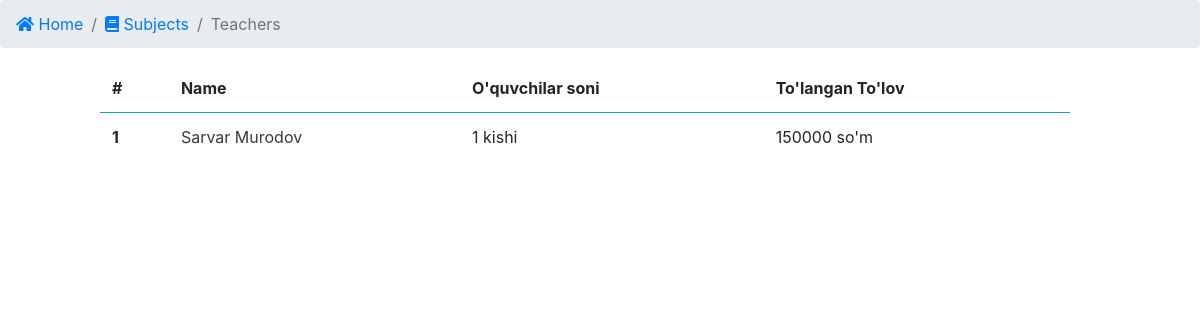
/profile/tea/3/ (signed in), run on an earlier commit of the app's database.
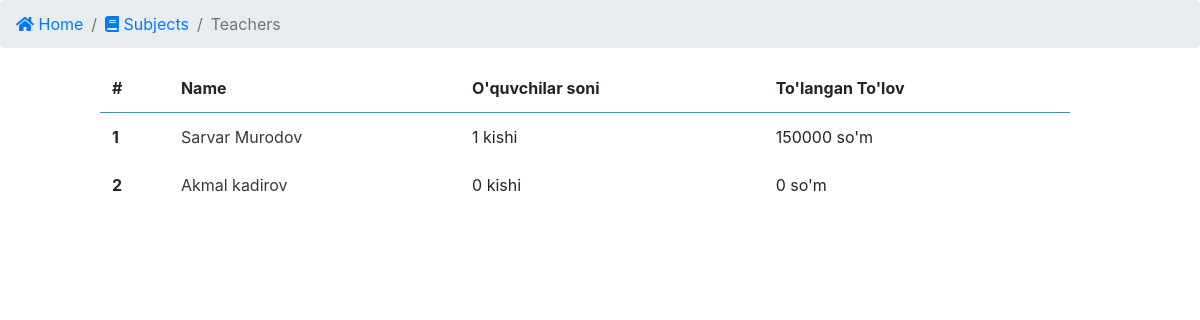
And on a later commit of the database.
### app/models.py (models this page shows, shortened)
class Teacher(models.Model):
    f_name = models.CharField(_("To'liq ismi"), max_length=100)
    subject = models.ForeignKey(Subject, verbose_name=_("O'qitadigan fani"), on_delete=models.CASCADE)
    address = models.CharField(_("Manzil"), max_length=100)
    phone_num = models.CharField(_("Telefon raqami"), max_length=9)
    level = models.CharField(_("Ilmiy darajasi"), max_length=100)
    sertificate = models.ImageField(_("Sertificate"), upload_to=f'sertificetes/teachers/', null=True, blank=True)
    experience = models.CharField(_("Tajribasi"), max_length=50)
    registred_time = models.DateTimeField(_("royhatga olingan vaqt"), auto_now_add=True)
    """Bitta fan uchun shu oyda qancha tolanganligini ko'rsatadi"""
    @property
    def this_month_payment(self):
        oy = int(datetime.now().month)
        payment = self.payment_set.all()
        this_month = []
        for i in payment:
            if i.payed_date.month == oy:
                this_month.append(i)
        total = sum([i.payment for i in this_month])
        return total
    """Bitta o'qituvchi qancha oylik olishligini ko'rsatadi"""
    """Hamma o'qituvchi qancha olishligini ko'rsatadi"""
    """Bitta O'qituvchida nechta o'quvchi borligini ko'rsatadi"""
    @property
    def self_students(self):
        student = self.student_set.all().count()
        return student

class Payment(models.Model):
    student = models.ForeignKey(Student, verbose_name=_("Talaba"), on_delete=models.CASCADE)
    subject = models.ForeignKey(Subject, verbose_name=_("Qaysi fan uchun"), on_delete=models.CASCADE)
    teacher = models.ForeignKey(Teacher, verbose_name=_("O'qituvchisi"), on_delete=models.CASCADE)
    payment = models.IntegerField(_("Tolov summasi"), default=0)
    payed_date = models.DateTimeField(_("To'langan vaqt"), auto_now_add=True)
    """Shu oyda qilingan barcha tolov"""
    """To'langan umumiy summa olish"""
    """O'qituvchilarga To'lanadigan umumiy summa"""
    """Centerning umumiy harajatlari"""
    """Shu oyda qilingan harajarlar"""
    """Centerga qoladigan soft foyda"""

### app/views.py (the view)
# urls.py: path("tea/<id_sub>/", Teachers, name="Teacher"),
def Teachers(request, id_sub):
    tea = Teacher.objects.filter(subject=id_sub)
    context = {
        'tea':tea,
        'id_sub':id_sub,
    }
    return render(request, 'sections/teachers.html', context)

### app/templates/sections/teachers.html (shortened to what this page needs)
{% extends "index.html" %}
{% block content %}
<nav aria-label="breadcrumb">
    <ol class="breadcrumb">
        <li class="breadcrumb-item"><a href="{% url 'app:Home'  %}"><i class="fas fa-home"></i> Home</a></li>
        <li class="breadcrumb-item"><a href="{% url 'app:Subject' %}"><i class="fas fa-book"></i> Subjects</a></li>
        <li class="breadcrumb-item active" aria-current="page">Teachers</li>
    </ol>
</nav>
<div class="container1">
    <div class="row" style="margin-right: 15px;">
        <div class="col-md-10 m-auto">
            <table class="table table-hover table-borderless">
                <thead class="border-bottom border-info">
                    <tr>
                        <th scope="col">#</th>
                        <th scope="col">Name</th>
                        <th scope="col">O'quvchilar soni</th>
                        <th scope="col">To'langan To'lov</th>
                    </tr>
                </thead>
                <tbody>
                    {% for i in tea %}
                        <tr>
                            <th scope="row"> {{ forloop.counter }} </th>
                            <td> <a href="{% url 'app:Student' id_tea=i.id %}" class="text-dark"> {{ i.f_name }} </a> </td>
                            <td> {{ i.self_students }} kishi</td>
                            <td> {{ i.this_month_payment }} so'm</td>
                        </tr>
                    {% endfor %}
                </tbody>
            </table>
        </div>
    </div>
</div>
{% endblock content %}

What changed in the data, as far as the page shows it:
added Teacher: f_name "Akmal kadirov", self_students "0", this_month_payment "0"
